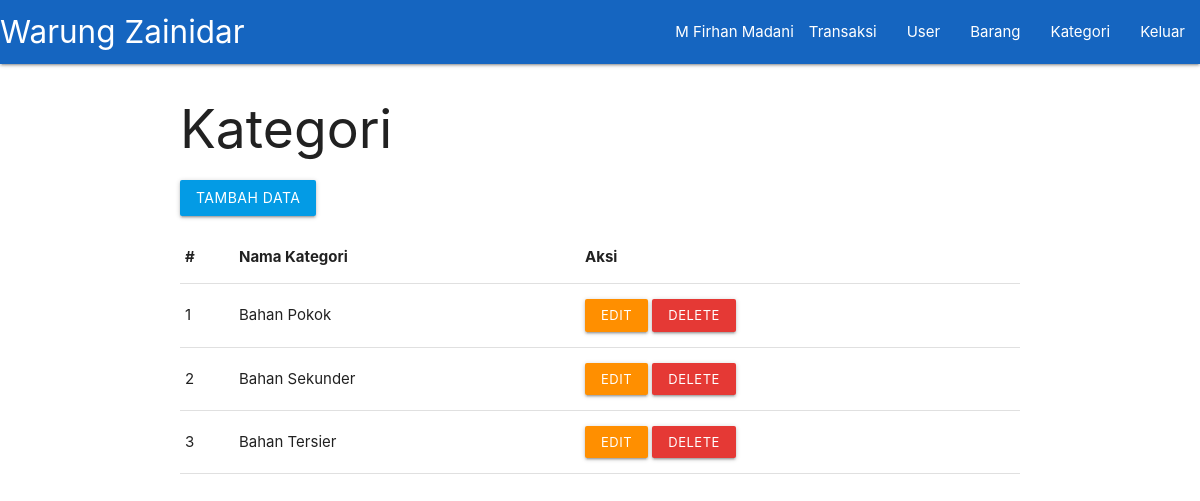
/kategori (signed in), run on the app's committed database.
### tables this page shows
CREATE TABLE `tbl_kategori` (
  `id_kategori` int(11) NOT NULL AUTO_INCREMENT,
  `nama_kategori` varchar(35) DEFAULT NULL,
  PRIMARY KEY (`id_kategori`)
);

### controllers/KategoriController.php (called while the page is built, shortened)
<?php
  class KategoriController
  {
    public $kategori = null;
    public function __construct()
    {
      $this->kategori = new Kategori();
    }
    public function index(Router $router)
    {
      $kategories = $this->kategori->getAllData();
      $router->renderView('kategori/index', compact('kategories'));
    }
  }

### public/index.php (called while the page is built, shortened)
<?php
  $router = new Router();
  $router->get('/', [new BarangController, 'index']);
  $router->get('/api', [new getData, 'index']);
  $router->get('/login', [new LoginController, 'index']);
  $router->get('/logout', [new LoginController, 'logout']);
  $router->post('/login', [new LoginController, 'login']);
  $router->get('/kategori', [new KategoriController, 'index']);
  $router->get('/kategori/create', [new KategoriController, 'create']);
  $router->post('/kategori/create', [new KategoriController, 'create']);
  $router->get('/kategori/update', [new KategoriController, 'update']);
  $router->post('/kategori/update', [new KategoriController, 'update']);
  $router->post('/kategori/delete', [new KategoriController, 'delete']);
  $router->get('/barang', [new BarangController, 'index']);
  $router->get('/barang/create', [new BarangController, 'create']);
  $router->post('/barang/create', [new BarangController, 'create']);
  $router->get('/barang/update', [new BarangController, 'update']);
  $router->post('/barang/update', [new BarangController, 'update']);
  $router->post('/barang/delete', [new BarangController, 'delete']);
  if (@$_SESSION['level'] === 'Admin') {
    $router->get('/user', [new UserController, 'index']);
    $router->get('/user/create', [new UserController, 'create']);
    $router->post('/user/create', [new UserController, 'create']);
    $router->get('/user/update', [new UserController, 'update']);
    $router->post('/user/update', [new UserController, 'update']);
    $router->post('/user/delete', [new UserController, 'delete']);
  }
  $router->get('/transaksi', [new TransaksiController, 'index']);
  $router->get('/penjualan/create', [new TransaksiPenjualan, 'create']);
  $router->post('/penjualan/create', [new TransaksiPenjualan, 'create']);
  $router->get('/pembelian/create', [new TransaksiPembelian, 'create']);
  $router->post('/pembelian/create', [new TransaksiPembelian, 'create']);
  $router->resolve();

### models/Kategori.php (called while the page is built, shortened)
<?php
  class Kategori extends Model
  {
    public $db;
    public function __construct()
    {
      $this->db = new Database();
    }
    public function getAllData()
    {
      $statement = $this->db->pdo->query("SELECT * FROM tbl_kategori");
      $statement->execute();
      return $statement->fetchAll(PDO::FETCH_ASSOC);
    }
}

### Database.php (called while the page is built, shortened)
<?php
  class Database
  {
    public function __construct()
    {
      $this->pdo = new PDO('mysql:host=localhost;port=3306;dbname=db_sembako', 'root', '', [PDO::ATTR_ERRMODE => PDO::ERRMODE_EXCEPTION]);
    }
  }

### views/kategori/index.php (the view, shortened to what this page needs)
<h2>Kategori</h2>
<a href="/kategori/create" class="btn light-blue darken-1 waves-effect waves-light">Tambah Data</a>
<table class="responsive-table my-1">
  <thead>
    <th>#</th>
    <th>Nama Kategori</th>
    <th>Aksi</th>
  </thead>
  <tbody>
    <?php foreach ($kategories as $i => $kategori) : ?>
      <tr>
        <td><?php echo ++$i; ?></td>
        <td><?php echo $kategori['nama_kategori']; ?></td>
        <td>
          <a href="/kategori/update?id=<?php echo $kategori['id_kategori']; ?>" class="btn btn-small  amber darken-3 waves-effect waves-light">Edit</a>
          <form action="/kategori/delete" method="POST" class="dinline">
            <input type="submit" class="btn btn-small red darken-1 input-submit" value="Delete">
          </form>
        </td>
      </tr>
    <?php endforeach; ?>
  </tbody>
</table>
<?php  include_once __DIR__.'/../layouts/footer.php'; ?>

### public/utility.css (style rules this page uses)
body { margin: 0; padding: 0; }
.dinline { display: inline; }
.my-1 { margin: 1em 0; }
.input-submit { color: white; cursor: pointer; }

### data on the page
tbl_kategori: nama_kategori "Bahan Pokok"
tbl_kategori: nama_kategori "Bahan Sekunder"
tbl_kategori: nama_kategori "Bahan Tersier"

### other printed values
$_SESSION['username'] "M Firhan Madani"
